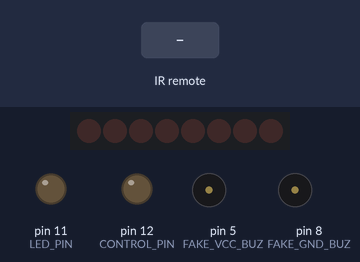
A program run on a simulated Arduino Pro Mini, built with avr-gcc and run on an emulated ATmega328P. Parts: 8 shift-register outputs drawn as a row of LEDs (first output left, lit = HIGH), output pins drawn as LEDs (lit = HIGH), buzzer (waves = sounding, pin HIGH). Wiring (from diagram.json): row of LEDs: on Q0, Q1, Q2, Q3, Q4, Q5, Q6, Q7. The inputs (shaded band) are chosen by the test bench. Random numbers use the default seed unless the program sets one; pins used as bus, display or sensor lines are not drawn.

Above: at 1.2 s.
1.3 s: infrared code 0x3300C0 received
At 1.9 s:
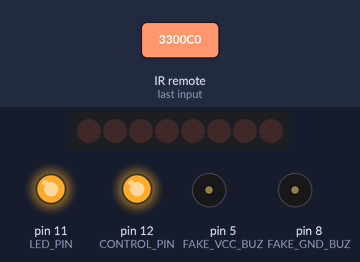
2.8 s: infrared code 0x330000 received
At 2.81 s:
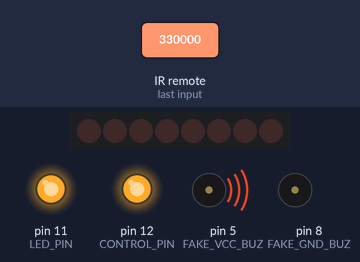
Timing chart, 0 to 5.8 s (numbered marks = the images above; inputs shaded):
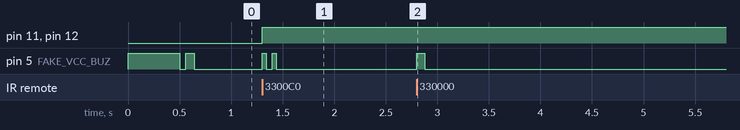

The program:

main.cpp
```cpp
#include <Arduino.h>
#include <RCSwitch.h>

#define FAKE_VCC_RF 3
#define FAKE_GND_BUZ 8
#define CONTROL_PIN 12
#define LED_PIN 11
#define FAKE_VCC_BUZ 5

#define BTN_REPEAT_VAL 1000
#define BREEZE_MIN_VAL 2000
#define BREEZE_MAX_VAL 5500
#define TIMER_DISCRET_VAL 1800000 // 30 min
#define TIMER_LIMIT_VAL 10800000  // 3 hour

#define BTN_CHANGE_MODE_CODE 0x3300C0
#define BTN_TIMER_MODE_CODE 0x330000

#define BTN_CHANGE_MODE_CODE2 0xdb6a1

RCSwitch rf = RCSwitch();

enum states
{
    on = 1,
    breeze,
    off
};

uint8_t curState = 3, buzPart = 0, buzAdr = 0, buzCnt = 0;
uint16_t breezeRnd = 0, buzDel = 60;
uint16_t buzCounts[7];
uint32_t tmCheck = 0, tmBreeze = 0, tmTimer = 0, timerTime = 0, tmBuz = 0;
bool enBreeze = false, enAvailHeadler = false, enTimer = false;

bool debug = false;

void AvailableHeadler();
void BreezeHeadler();
void SetFanOn();
void SetFanOff();
void ResetTm();
void SetBreezeOn();
void SetRndBreezeVal();
void TimerHeadler();
void IncreseTimer();
void SetTimerOff();
void BuzzHeadler();
void BuzDirect(uint8_t a, uint16_t d);
void BuzPattern(uint16_t one = 0, uint16_t two = 0, uint16_t three = 0, uint16_t fore = 0, uint16_t five = 0, uint16_t six = 0, uint16_t seven = 0);
void SetBuzDelay(uint16_t dl);

void setup()
{
    if (debug)
        Serial.begin(115200);

    pinMode(FAKE_VCC_RF, OUTPUT);
    pinMode(FAKE_VCC_BUZ, OUTPUT);
    pinMode(FAKE_GND_BUZ, OUTPUT);
    pinMode(CONTROL_PIN, OUTPUT);
    pinMode(LED_PIN, OUTPUT);

    digitalWrite(FAKE_VCC_RF, HIGH);
    digitalWrite(FAKE_VCC_BUZ, LOW);
    digitalWrite(FAKE_GND_BUZ, LOW);
    digitalWrite(CONTROL_PIN, LOW);
    digitalWrite(LED_PIN, LOW);

    randomSeed(analogRead(A0));

    rf.enableReceive(0); // Receiver on interrupt 0 => that is pin #2

    SetBuzDelay(60);
    BuzPattern(500, 80); // ready to listen commands

    // Code scanner--------------------------------------------------
    // while (1)
    // {
    //     if (rf.available())
    //     {
    //         Serial.println("Code: " + String(rf.getReceivedValue(), HEX));

    //         rf.resetAvailable();
    //     }

    //     delay(100);
    // }
    //---------------------------------------------------------------
}

void loop()
{
    BuzzHeadler();
    AvailableHeadler();
    BreezeHeadler();
    TimerHeadler();

    if (rf.available())
    {
        uint32_t com = rf.getReceivedValue();

        if (debug)
            Serial.println("Command: " + String(com, HEX));

        switch (com)
        {
        case BTN_CHANGE_MODE_CODE: // enable,breeze,off
            curState++;

            if (curState > off)
                curState = on;

            switch (curState)
            {
            case on:
                if (debug)
                    Serial.println("Enable mode");

                SetFanOn();

                break;

            case breeze:
                if (debug)
                    Serial.println("Breeze mode");

                SetBreezeOn();

                break;

            case off:
                if (debug)
                    Serial.println("Disable mode");

                SetFanOff();
            }

            break;

        case BTN_TIMER_MODE_CODE: // timer
            if (curState != off)
                IncreseTimer();
            else if (debug)
                Serial.println("Impossible, current state is disadled");

            break;

        default:
            if (debug)
                Serial.println("Unknown comand");

            break;
        }

        enAvailHeadler = true;

        rf.resetAvailable();
        rf.disableReceive();

        ResetTm();
    }
}

void ResetTm()
{
    tmCheck = millis();
}

void AvailableHeadler()
{
    if (enAvailHeadler && millis() - tmCheck >= BTN_REPEAT_VAL)
    {
        enAvailHeadler = false;
        rf.enableReceive(0);
    }
}

void SetFanOn()
{
    SetBuzDelay(60);
    BuzPattern(40, 40);

    digitalWrite(CONTROL_PIN, HIGH);
    digitalWrite(LED_PIN, HIGH);
}

void SetFanOff()
{
    BuzDirect(0, 600);

    curState = off;
    enBreeze = false;
    enTimer = false;
    timerTime = 0;
    buzCnt = 0;

    digitalWrite(CONTROL_PIN, LOW);
    digitalWrite(LED_PIN, LOW);
}

void SetBreezeOn()
{
    SetBuzDelay(60);
    BuzPattern(40, 40);

    enBreeze = true;
    SetRndBreezeVal();
}

void BreezeHeadler()
{
    if (millis() - tmBreeze > breezeRnd && enBreeze)
    {
        digitalWrite(CONTROL_PIN, !digitalRead(CONTROL_PIN));
        digitalWrite(LED_PIN, !digitalRead(LED_PIN));

        SetRndBreezeVal();

        tmBreeze = millis();
    }
}

void SetRndBreezeVal()
{
    breezeRnd = random(BREEZE_MIN_VAL, BREEZE_MAX_VAL);
}

void IncreseTimer()
{
    timerTime += TIMER_DISCRET_VAL;
    buzCnt++;

    if (timerTime > TIMER_LIMIT_VAL)
        timerTime = 0;

    if (debug)
        Serial.println("Timer " + String(timerTime / 60000));

    if (buzCnt == 7)
    {
        buzCnt = 0;

        SetBuzDelay(30);
        BuzPattern(30, 30, 30, 30, 30);
    }
    else
    {
        SetBuzDelay(120);

        for (size_t i = 0; i < buzCnt; i++)
            BuzDirect(i, 80);
    }

    enTimer = true;
    tmTimer = millis();
}

void TimerHeadler()
{
    if (timerTime != 0) // if while incresing by cycle, don't disadle every crpssing 0
        if (enTimer && millis() - tmTimer > timerTime)
            SetTimerOff();
}

void SetTimerOff()
{
    if (debug)
        Serial.println("Disable by timer");

    SetFanOff();
}

void BuzzHeadler()
{
    if (buzCounts[buzAdr] != 0)
    {
        switch (buzPart)
        {
        case 0:
            digitalWrite(FAKE_VCC_BUZ, 1); // start buzz

            buzPart++;

            tmBuz = millis();

            break;
        case 1:
            if (millis() - tmBuz >= buzCounts[buzAdr])
            {
                digitalWrite(FAKE_VCC_BUZ, 0); // stop buzz

                buzPart++;

                tmBuz = millis();
            }

            break;
        case 2:
            if (millis() - tmBuz >= buzDel) // delay detween stop
            {
                buzPart = 0;
                buzCounts[buzAdr] = 0;

                buzAdr++;

                if (buzAdr == 7)
                    buzAdr = 0;
            }

            break;
        }
    }
    else
    {
        buzAdr = 0;
        buzPart = 0;
    }
}

void BuzDirect(uint8_t a, uint16_t d)
{
    buzCounts[a] = d;

    // for (size_t i = 0; i < 7; i++)
    // {
    // if (debug)
    // {
    //     Serial.print(buzCounts[i]);
    //     Serial.print(" ");
    // }
    // }

    // if (debug)
    // Serial.println();
}

void BuzPattern(uint16_t one = 0, uint16_t two = 0, uint16_t three = 0, uint16_t fore = 0, uint16_t five = 0, uint16_t six = 0, uint16_t seven = 0)
{
    buzCounts[0] = one;
    buzCounts[1] = two;
    buzCounts[2] = three;
    buzCounts[3] = fore;
    buzCounts[4] = five;
    buzCounts[6] = six;
    buzCounts[7] = seven;
}

void SetBuzDelay(uint16_t dl)
{
    buzDel = dl;
}
```

Measured:
- after the input at 1.3 s, pin 11 (LED_PIN), pin 12 (CONTROL_PIN): LOW → HIGH at once; pin 5 (FAKE_VCC_BUZ): alternates HIGH for 0.04 s and LOW for 0.06 s, 4 changes in all, then stays LOW, starting at once
- after the input at 2.8 s, pin 5 (FAKE_VCC_BUZ): LOW → HIGH at once, → LOW 0.08 s later
